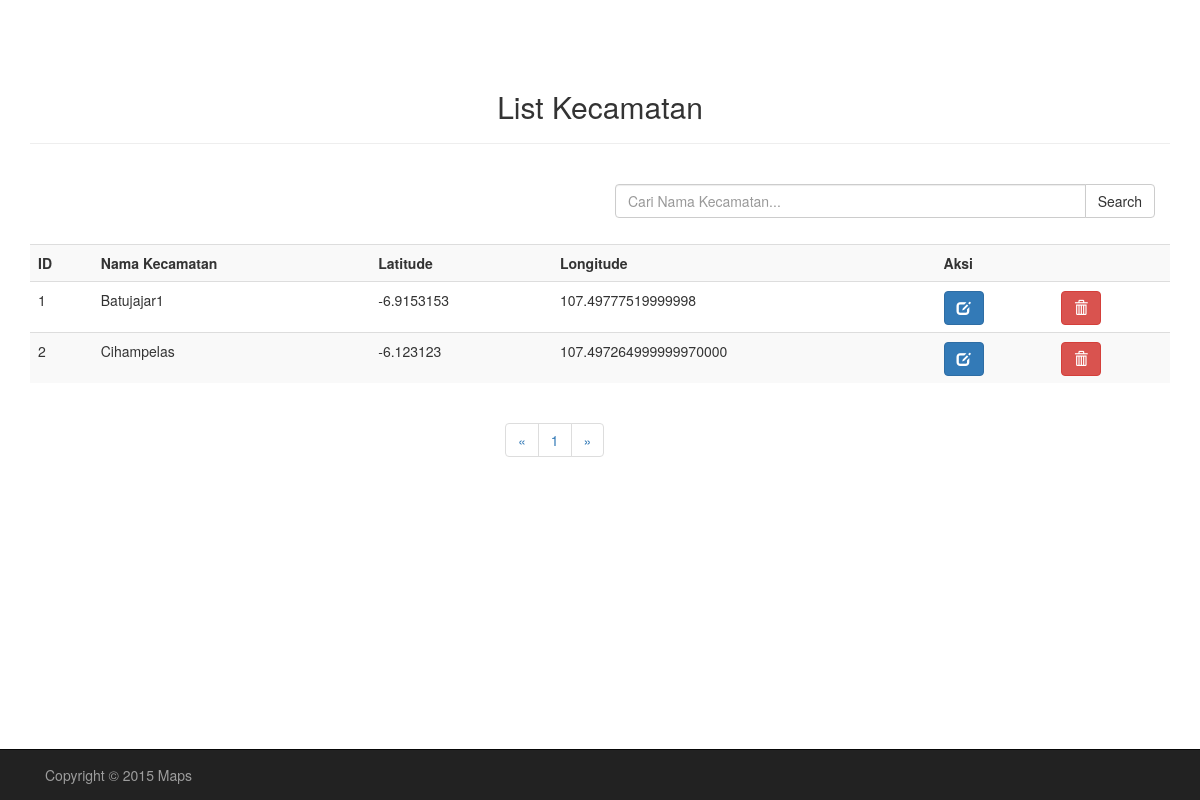
The page /Program/admin/listKecamatan.php (signed in) on the database as committed earlier.
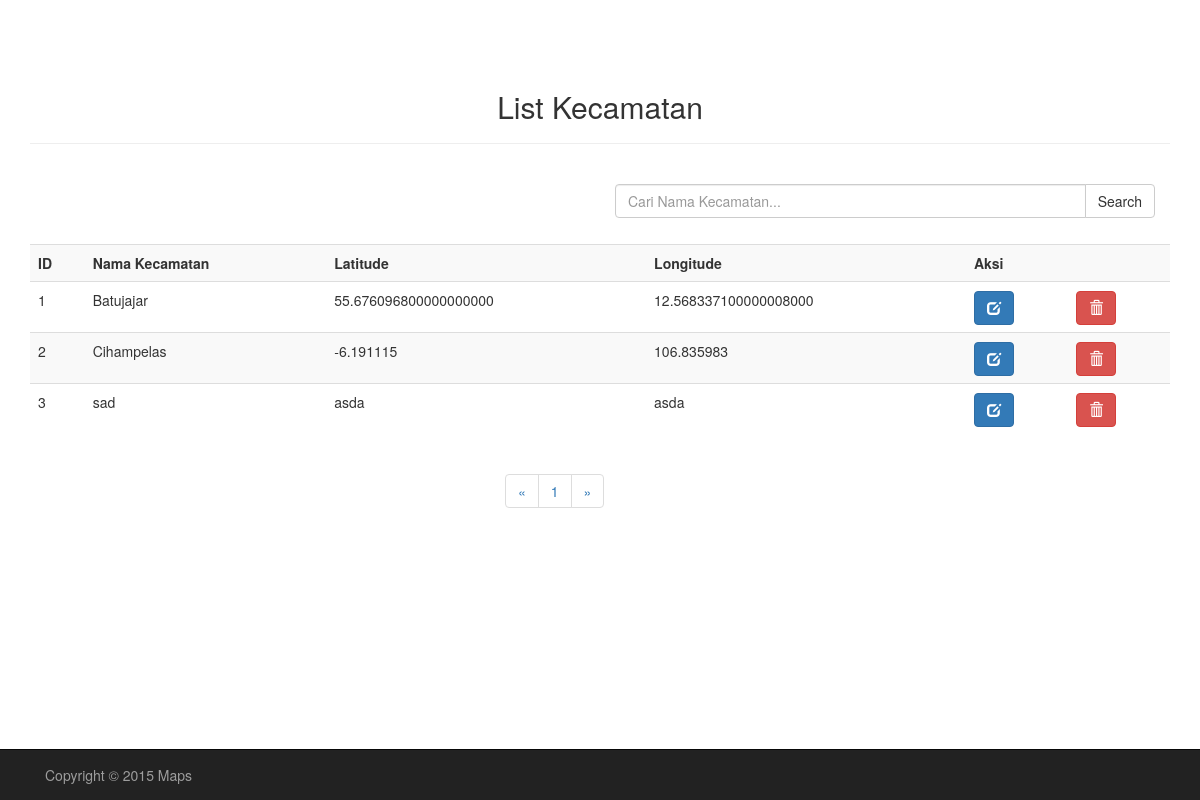
The same page on the database as committed later.
### tables this page shows
CREATE TABLE IF NOT EXISTS `kecamatan` (
  `id_kecamatan` int(11) NOT NULL AUTO_INCREMENT,
  `nama_kecamatan` varchar(20) NOT NULL,
  `lat` varchar(50) NOT NULL,
  `lng` varchar(50) NOT NULL,
  PRIMARY KEY (`id_kecamatan`)
);

### Program/admin/listKecamatan.php (the view, shortened to what this page needs)
<!doctype html>
<?php
    $num_rec_per_page=10;
    if (isset($_GET["page"])) { $page  = $_GET["page"]; } else { $page=1; };
    $start_from = ($page-1) * $num_rec_per_page;
?>
<html>
<head>
    <link href="../css/bootstrap.css" rel="stylesheet">
    <link href="../css/custom.css" rel="stylesheet">
</head>
<body>
<div class="container">
    <h2 class="text-center">List Kecamatan</h2><hr/><br>
        <?php
            $sqlSkala = "SELECT * FROM kecamatan LIMIT $start_from, $num_rec_per_page";
            $query = mysql_query($sqlSkala);
        ?>
            <form action = "hasilCariKecamatan.php" method = "post">
            <div class="col-xs-6 col-sm-6 col-md-6 col-xs-offset-6 col-sm-offset-6">
            <div class="input-group">
              <input type="text" name="dataCari" class="form-control" placeholder="Cari Nama Kecamatan...">
                <span class="input-group-btn">
                    <button class="btn btn-default" type="submit">Search</button>
                </span>
            </div>
            </div>
            </form><br>
            <br><br>
            <table class="table table-striped">
                <tr>
                    <th>ID</th>
                    <th>Nama Kecamatan</th>
                    <th>Latitude</th>
                    <th>Longitude</th>
                    <th colspan="2">Aksi</th>
                </tr>
                <?php
                    $i = 1;
                    while($row = mysql_fetch_array($query))
                    {
                ?>
                        <tr>
                            <td><?=$row['id_kecamatan']?></td>
                            <td><?=$row['nama_kecamatan']?></td>
                            <td><?=$row['lat']?></td>
                            <td><?=$row['lng']?></td>
                            <td><button type="button" class="btn btn-primary glyphicon glyphicon-edit" data-toggle="modal" data-target="#Update<?=$i?>"></button></td>
                            <td><button class='btn btn-danger glyphicon glyphicon-trash' type="button" data-toggle="modal" data-target="#Delete<?=$i?>"></button></td>
                        </tr>
                <?php
                    $i++;
                    }
                ?>
            </table>
            <?php
                $sql = "SELECT * FROM kecamatan";
                $rs_result = mysql_query($sql);
                $total_records = mysql_num_rows($rs_result);
                $total_pages = ceil($total_records / $num_rec_per_page);
            ?>
            <nav class="col-xs-offset-5 col-sm-offset-5 col-md-offset-5 col-lg-offset-5">
                <ul class="pagination">
                    <li>
                        <a href="listKecamatan.php?page=1" aria-label="First Page">
                            <span aria-hidden="true">&laquo;</span>
                        </a>
                    </li>
                    <?php
                        for ($i=1; $i<=$total_pages; $i++) {
                    ?>
                            <li><a href="listKecamatan.php?page=<?=$i?>"><?=$i?></a></li>
                    <?php
                    };
                    ?>
                    <li>
                        <a href="listKecamatan.php?page=<?=$total_pages?>" aria-label="Last Page">
                            <span aria-hidden="true">&raquo;</span>
                        </a>
                    </li>
                </ul>
            </nav>
        <div class="row">
            <div class="navbar navbar-inverse navbar-fixed-bottom ">
                <div class="container">
                    <p class="navbar-text pull-left">Copyright &copy 2015 Maps</p>
                </div>
            </div>
        </div>
    </div>
</body>
</html>

Rows that differ between the two databases and show on the page:
changed kecamatan id 1: nama_kecamatan "Batujajar1" → "Batujajar"; lat "-6.9153153" → "55.676096800000000000"; lng "107.49777519999998" → "12.568337100000008000"
changed kecamatan "Cihampelas": lat "-6.123123" → "-6.191115"; lng "107.497264999999970000" → "106.835983"
added kecamatan: id_kecamatan "3", nama_kecamatan "sad", lat "asda", lng "asda"
